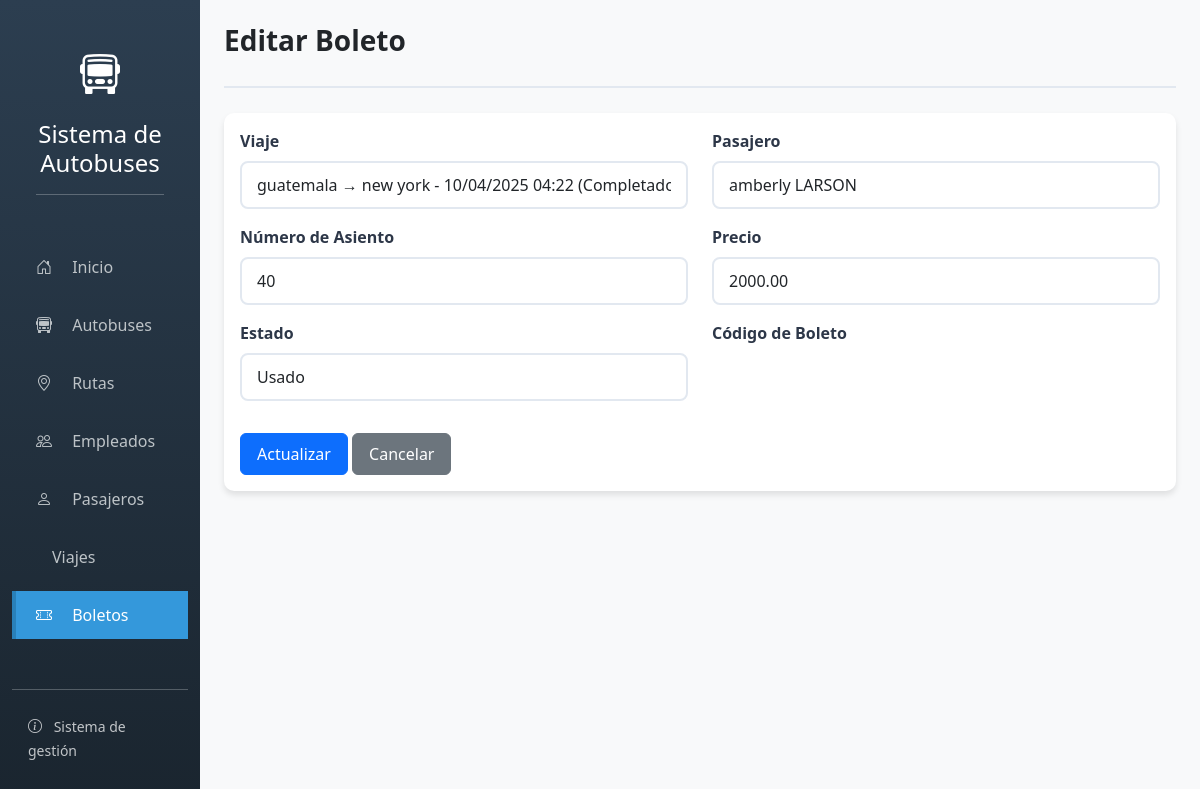
Screenshot of /boletos/editar/2/ with the database file from the repository.
### app_autobuses/models.py (models this page shows, shortened)
class Boleto(models.Model):
    ESTADOS = [
        ('reservado', 'Reservado'),
        ('pagado', 'Pagado'),
        ('usado', 'Usado'),
        ('cancelado', 'Cancelado'),
    ]
    viaje = models.ForeignKey(Viaje, on_delete=models.CASCADE)
    pasajero = models.ForeignKey(Pasajero, on_delete=models.CASCADE)
    asiento_numero = models.IntegerField()
    precio = models.DecimalField(max_digits=10, decimal_places=2)
    estado = models.CharField(max_length=20, choices=ESTADOS, default='reservado')
    fecha_compra = models.DateTimeField(auto_now_add=True)
    codigo_boleto = models.CharField(max_length=10, unique=True)
    class Meta:
        ordering = ['-fecha_compra']

### app_autobuses/views.py (the view)
# urls.py: path('boletos/editar/<int:id>/', views.boleto_editar, name='boleto_editar'),
def boleto_editar(request, id):
    boleto = get_object_or_404(Boleto, id=id)
    if request.method == 'POST':
        form = BoletoForm(request.POST, instance=boleto)
        if form.is_valid():
            form.save()
            messages.success(request, f'Boleto {boleto.codigo_boleto} actualizado.')
            return redirect('boleto_listar')
    else:
        form = BoletoForm(instance=boleto)
    return render(request, 'app_autobuses/boleto/editar.html', {'form': form, 'boleto': boleto})

### app_autobuses/models.py (called while the page is built)
    def __str__(self):
        return f'{self.origen} → {self.destino}'

### app_autobuses/templates/app_autobuses/boleto/editar.html (shortened to what this page needs)
{% extends 'base.html' %}
{% block header_title %}Editar Boleto{% endblock %}
{% block content %}
<div class="card">
    <div class="card-body">
        <form method="post">
            <div class="row">
                <div class="col-md-6 mb-3">
                    <label class="form-label">Viaje</label>
                    {{ form.viaje }}
                </div>
                <div class="col-md-6 mb-3">
                    <label class="form-label">Pasajero</label>
                    {{ form.pasajero }}
                </div>
                <div class="col-md-6 mb-3">
                    <label class="form-label">Número de Asiento</label>
                    {{ form.asiento_numero }}
                </div>
                <div class="col-md-6 mb-3">
                    <label class="form-label">Precio</label>
                    {{ form.precio }}
                </div>
                <div class="col-md-6 mb-3">
                    <label class="form-label">Estado</label>
                    {{ form.estado }}
                </div>
                <div class="col-md-6 mb-3">
                    <label class="form-label">Código de Boleto</label>
                </div>
            </div>
            <div class="mt-3">
                <button type="submit" class="btn btn-primary">Actualizar</button>
                <a href="{% url 'boleto_listar' %}" class="btn btn-secondary">Cancelar</a>
            </div>
        </form>
    </div>
</div>
{% endblock %}

### app_autobuses/templates/base.html (style rules this page uses)
body { background-color: #f8f9fa; font-family: 'Segoe UI', Tahoma, Geneva, Verdana, sans-serif; }
.card { border: none; border-radius: 10px; box-shadow: 0 4px 6px rgba(0,0,0,0.1); margin-bottom: 25px; }
.btn { padding: 8px 16px; border-radius: 6px; font-weight: 500; transition: all 0.3s; }
.form-control, .form-select { padding: 10px 15px; border: 2px solid #e2e8f0; border-radius: 8px; transition: all 0.3s; }
.form-label { font-weight: 600; margin-bottom: 8px; color: #2d3748; }

### rows the page displays
Boleto: viaje "guatemala → new york - 10/04/2025 04:22 (Completado)", pasajero "amberly LARSON", asiento_numero "40", precio "2000.00", estado "Usado"
